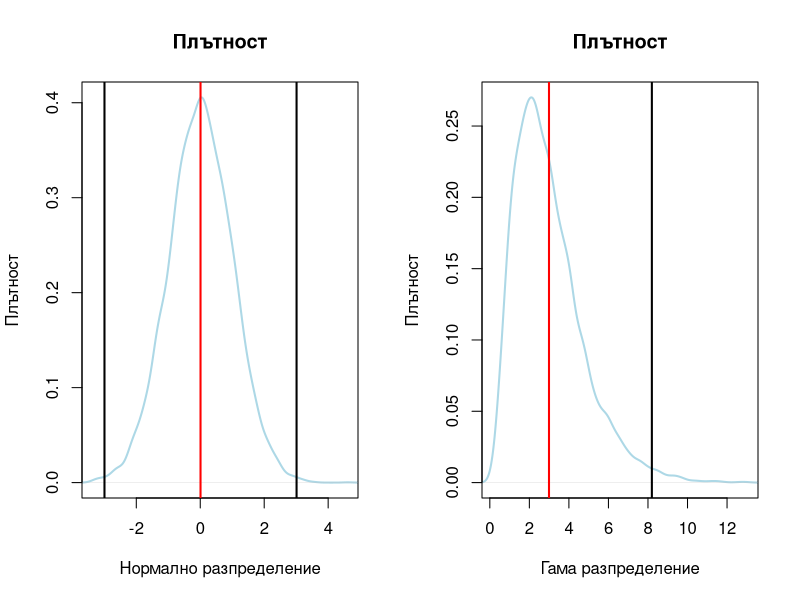
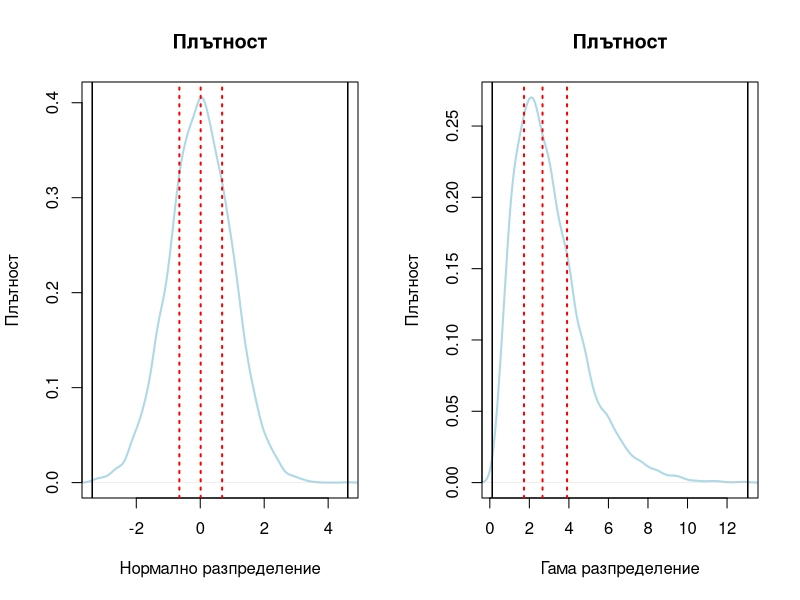
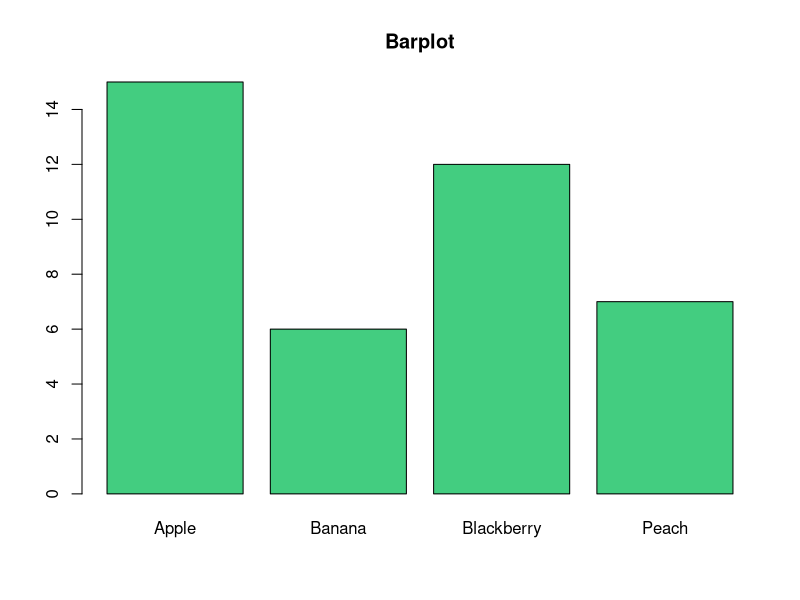
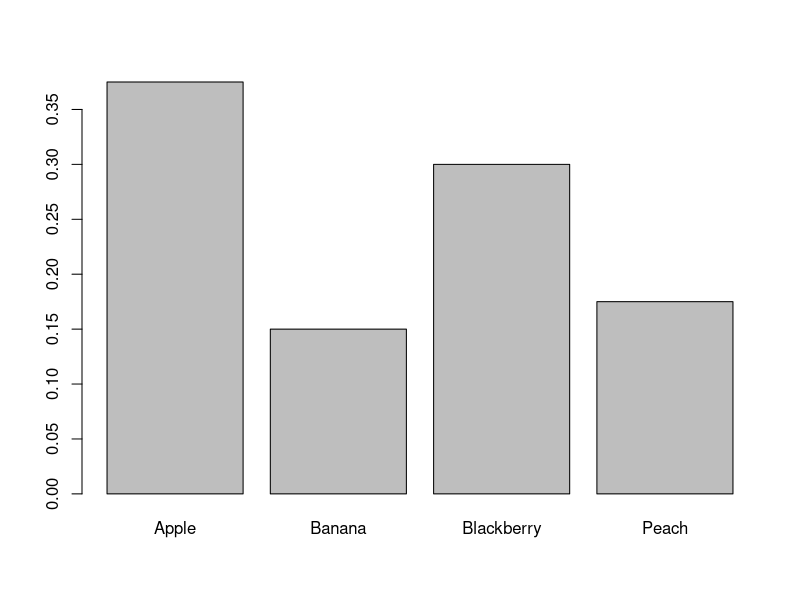
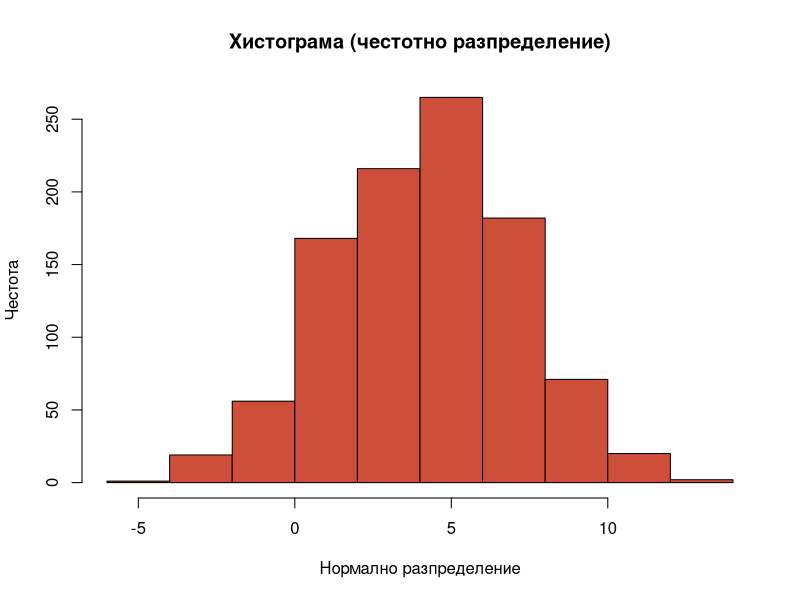
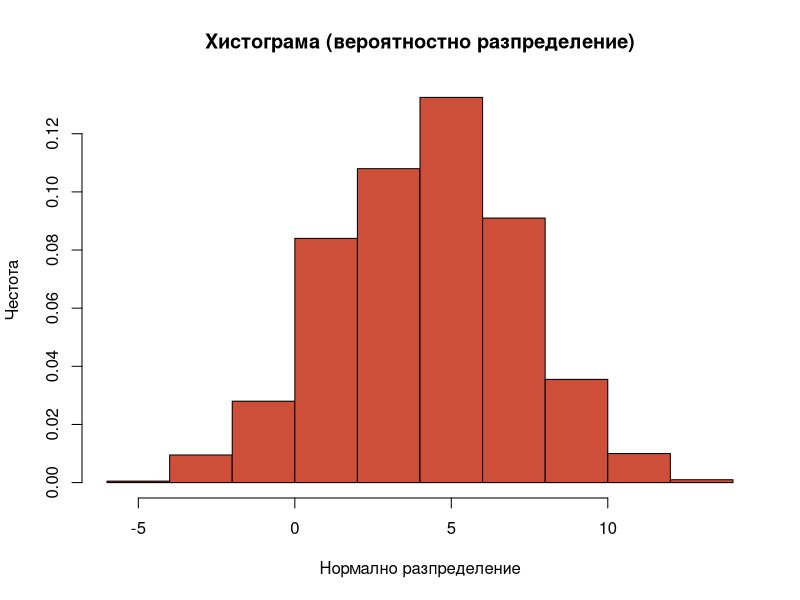
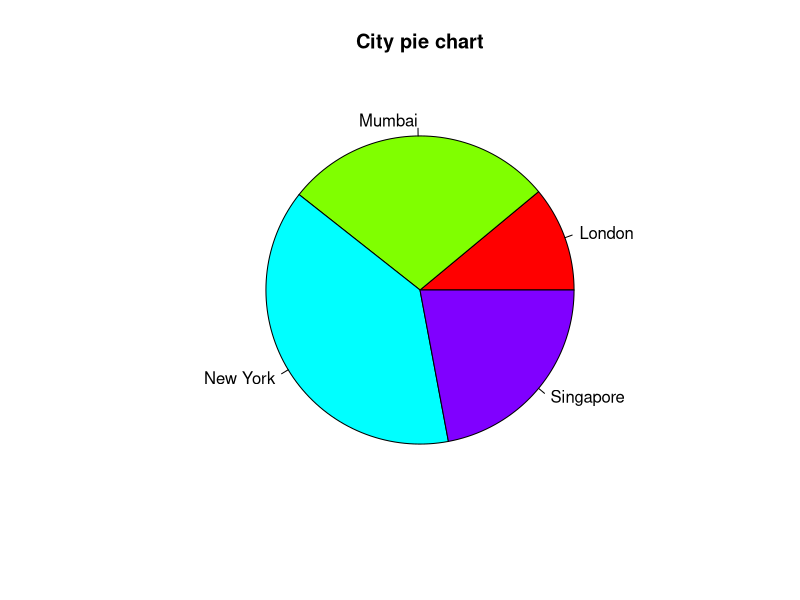
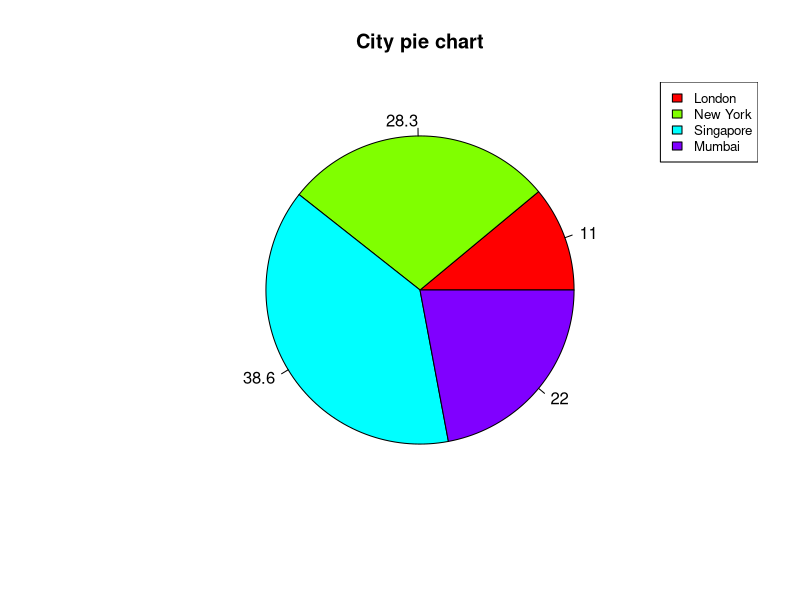

These charts were generated, in order, by the following R code:

#               Вариация

team1 <- c(72, 73, 76, 76, 78)
team2 <- c(67, 72, 76, 76, 84)
basketball_teams <- data.frame(team1, team2)


#       3. Оценка на вариацията на разпределение


#   Преди да започнем с изследването на разсейването, първо ще видим какво е очакването
colMeans(basketball_teams)  #   Взимаме средните на стойностите по колони
apply(basketball_teams, 2, mean)    #   Еквивалентно на горния ред


#       Като цело се избягват заключенията само на база средните стойности или други оценки за 
#   локацията на разпределенията (ще наблегнем на това при оценките на хипотезите). 
#       И при двета отбора средните стойности са равни - 75. това не означава, че двата отбора 
#   са близки относно разпределението на височината им. В частност, височината при играчите на
#   втория отбор варира много повече от тази на първия. В следващата секция ще разгледаме как
#   можем да оженим вариацията.



#            3.1. Обхват (Range) - максималната стойност - минималната стойност

rangeFunction <- function(x) {
    max(x) - min(x)
}

rangeFunction(basketball_teams$team1)   
rangeFunction(basketball_teams$team2) 
#   както можем да видим от резултатите, при първия отбор имаме разлика от 6 инча, докато при втория - 17


#            3.2. Вариация (дисперсия) и стандартно отклонение


#	За разлика от обхвата, стандартното отклонение взема под внимамнеи всички наблюдения.
#	Стандартното отклонение е оценка на вариацията, която показва колко далече са наблюденията от очакването

#	    Стандартното отклонение е предпочитана оценка за вариацията, когато среднатото се използва за оценка 
#   на локацията (центъра) на разпределението.

#	Вариацията (дисперсията) се изчислява по формулата по-долу:
variationFunction <- function(x) {
    x_mean <- sum(x)/length(x)
    x_minus_xMean <- x - x_mean
    x_minus_xMean_2 <- x_minus_xMean^2
 
    sum(x_minus_xMean_2) / (length(x) - 1)
}


#   Вариацията има функция в базовия пакет на R
variationFunction(basketball_teams$team1)
var(basketball_teams$team1)
var(basketball_teams$team2)

#       При тестването на хипотези и при определянето на доверителните интервали се използва 
#   стандардартното отклонение. Стандартното отклонение е производно на вариацяита и представлява
#   корен квадратен от дисперсията.

sqrt(variationFunction(basketball_teams$team1))
sd(basketball_teams$team1)
sd(basketball_teams$team2)

#       Правилото на Чебишев, което е валидно за всички множества, ни казва, че 89% от наблюденията
#   лежат в интервала (X_mean - 3*X_std; X_mean + 3*X_std), където X_mean - средната стойност и 
#   X_std - стандартното отклонение.
#       При камбановидна форма на разпределението, този процент достига до 99.7


N <- 10^4
set.seed(94171)
dist1 <- rnorm(N)
dist2 <- rgamma(N, 3)


par(mfrow = c(1, 2))
plot(density(dist1), lwd = 2, main = "Плътност", xlab = "Нормално разпределение", 
     ylab = "Плътност", col = "lightblue", xlim = range(dist1))
mu <- mean(dist1);  sigma <- sd(dist1)
abline(v = c(mu - 3*sigma, mu, mu + 3*sigma), lwd = 2, col = c("black", "red", "black"))

plot(density(dist2), lwd = 2, main = "Плътност", xlab = "Гама разпределение", 
     ylab = "Плътност", col = "lightblue", xlim = range(dist2))
mu <- mean(dist2);  sigma <- sd(dist2)
abline(v = mu + c(-3, 0, 3)*sigma, lwd = 2, col = c("black", "red", "black"))
par(mfrow = c(1, 1))

mu <- mean(dist2);  sigma <- sd(dist2)
round(sum(dist2 >= mu - 3*sigma & dist2 <= mu + 3*sigma)*100/N, 2)


#            3.3. The five number summary

#    fivenum() -> min, 1st quartile, median(2nd quartile), 3rd quartile, max
#    sumamry() -> min, 1st quartile, median(2nd quartile), mean, 3rd quartile, max

summary(dist1)
fivenum(dist1)



par(mfrow = c(1, 2))
plot(density(dist1), lwd = 2, main = "Плътност", xlab = "Нормално разпределение", 
     ylab = "Плътност", col = "lightblue", xlim = range(dist1))
abline(v = fivenum(dist1), lwd = c(1.5, rep(2, 3), 1.5), col = c("black", "red", "red", "red", "black"), 
       lty = c(1, rep(3, 3), 1))

plot(density(dist2), lwd = 2, main = "Плътност", xlab = "Гама разпределение", 
     ylab = "Плътност", col = "lightblue", xlim = range(dist2))
abline(v = fivenum(dist2), lwd = c(1.5, rep(2, 3), 1.5), col = c("black", "red", "red", "red", "black"), 
       lty = c(1, rep(3, 3), 1))

par(mfrow = c(1, 1))


#            3.4. Interquartile Range и MAD
#      Тези два вида оценки на дисперсията е препоръчително да се използват, когато за оценка на центъра
#   на разпределението се използва медианата. И двете оценки се водят "стабилни" към екстремалните стойности


#       Nielsen Company е публикувала информация колко часа седмично американците прекарват пред телевизора.  
#   Това е извадка от 20 човека
tv_viewing_times <- c(25, 41, 27, 32, 43, 66, 35, 31, 15, 5, 34, 26, 32, 38, 16, 30, 38, 30, 20, 21)

#       За да покажем как екстремалните стойности влияят върху част от оценките ще добавим голяма стойност,
#   например 240 часа
tv_viewing_times_new <- c(tv_viewing_times, 240)



#   Интерквартилния обхват се изчислява като разлика между 3-ти квартил и 1-ви квартил
summary(tv_viewing_times)
summary(tv_viewing_times)[c(2, 5)]
diff(summary(tv_viewing_times)[c(2, 5)])

#   Базовата функция в R се казва IQR()
IQR(tv_viewing_times)



IQR(tv_viewing_times)
IQR(tv_viewing_times_new)
#   Както се вижда няма кой знае колко голяма промяна след добаяването на екстремалната стойност

#   Какво обаче би станало, ако използваме стандартното отклонение?
sd(tv_viewing_times)
sd(tv_viewing_times_new)
#   Разликата скача в пъти

#       Ето защо при наличието на екстремуми е по-разумно да използваме медианата за оценка на центъра и 
#   IQR или mad за оценка на дисперсията

#   MAD
#       Оценката MAD представлява медианата на вектора с абсолютните стойности от разлики от стойността и 
#   медианата на самия вектор. Резултатът е умножен по 1.4826
#   Формулата е записана по-долу
X_median <- median(tv_viewing_times_new)
X_median
X_diff <- abs(tv_viewing_times_new - X_median)
X_diff
median(X_diff)*1.4826

mad(tv_viewing_times_new)



#   - Добре, при оценката на вариацията имаме значима промяна. Как ли стоят нещата с оценките за центъра?
#   - Екстремумите оказват влияние и при оценката за центъра. Ето защо, при наличие на такива стойности,
#   предпочитаме да използваме медианата, вместо средната стойност.

mean(tv_viewing_times)
mean(tv_viewing_times_new)

median(tv_viewing_times)
median(tv_viewing_times_new)
#   Разликата е очевидна

#   - Между другото имаме и други опции при наличието на екстремални стойности - bootstrap метод и 
#   trimmed mean. За съжаление, няма да можем да се запознаем в курса с bootstrap, но ви го препоръчвам.

#       Какво прави trim опцията? Тя премахва по част от най-големите и най-малките стойности. 
#   В нашия случай, ние сме посочили, че искаме да махмен 5% от най-големите и най-малките стойности.
#   Тоест ще вземем 5/2 = 2.5% от най-малките стойности и 2.5 от най-големите.
mean(tv_viewing_times, trim = 0.05)
mean(tv_viewing_times_new, trim = 0.05)
#   Както виждаме стойностите са близки







#       4. Графично представяне на разпределение
#           4.1.    Barplot
#   Използваме barplot, когато искаме да представим честотното разпределение на категорийни променливи
set.seed(4012)
fruits <- sample(x = c("Apple", "Banana", "Blackberry", "Peach"), size = 40, replace = T, 
                 prob = c(0.4, 0.1, 0.3, 0.2))

tt <- table(fruits);    tt
barplot(height = tt, col = "seagreen3", main = "Barplot") 
?barplot
#   height - приема вектор или матрица с числови стойности като вход. Стойностите могат да бъдат и отрицателни
#   main - заглавие на графиката
#   col - цвят на стълбовете
#           Тези параметри са основни и ги има и при другите графики 

barplot(prop.table(tt))



#           4.2.    Хистограма 
#   Използваме хистограма, когато искаме да представим разпределението на непрекъснати променливи
set.seed(7821)
r1 <- rnorm(n = 10^3, mean = 4, sd = 3)
hist(r1, main = "Хистограма (честотно разпределение)", xlab = "Нормално разпределение", ylab = "Честота",
     col = "tomato3")
hist(r1, main = "Хистограма (вероятностно разпределение)", xlab = "Нормално разпределение", ylab = "Честота",
     col = "tomato3", prob = T)

colors()    #   различни видове цветове, които се подържат от базовия пакет в R



#           4.3.    Piechart
#   Използваме piechart-, когато боравим с категорийни променливи и искаме да 
#   изобразим процентното им разпределение
cities <- c(rep("London", 14), rep("New York", 49), rep("Singapore", 28), rep("Mumbai", 36))
cities.table <- table(cities)

pie(cities.table, main = "City pie chart", col = rainbow(length(cities.table)))

#       Броя на цветовете е хубаво да бъде равен на броя на категориите. В противен случай два сигмента
#   ще бъдат оцветени в един и същи цвят.
           
piepercent<- round(100*cities.table/sum(cities.table), 1)


pie(cities.table, labels = piepercent, main = "City pie chart", col = rainbow(n = length(cities.table)))
#   rainbow(n) - връща n на брой цветове, произтичащи от дъгата

legend(x = "topright", legend = c("London","New York","Singapore","Mumbai"), cex = 0.8,
       fill = rainbow(length(cities.table)))
?legend
#   x - разположение на графиката - може да слагате както координати, така и да описвате позицията
#   legend - имената на категориите
#   cex - големината на текста
#   fill - цвета, на който отговаря текста в легендата


           
#           4.4.    Boxplot
#   При едномерния анализ, boxplot-а се използва, за да откриване на потенциални outlier-и.
tv_viewing_times <- c(25, 41, 27, 32, 43, 66, 35, 31, 15, 5, 34, 26, 32, 38, 16, 30, 38, 30, 20, 21)
tv_viewing_times_new <- c(tv_viewing_times, 240)

par(mfrow = c(1, 2))
    boxplot(tv_viewing_times, col = "powderblue", main = "Boxplot", xlab = "TV viewing")
    boxplot(tv_viewing_times_new, horizontal = T, col = "palevioletred", main = "Boxplot", 
            xlab = "TV viewing + outlier")
par(mfrow = c(1, 1))



#           4.5.    Q-Q plot
#       Проверяваме дали стойностите на наблюдаваната променлива се доближават до теоретичните 
#   стойности на някое разпределение.

emp <- c(19.14, 6.29, 17.02, 6.13, 1.63, 18.78, 9.43, 11.21, 2.89, 9.52, 9.49, 4.83, 13.26, -0.96, 
         5.12, 1.39, 6.76, 2.1, 4.32, 1.38, 10.7, 9.01, 4.73, 11.59, 7.22, 1.53, 8.36, 10.91, 6.49, 
         3.69, 2.06, 15.92, 16.76, 18.13, 10.22, 19.25, 9.65, 17.75, 2.52, 1.24, 18.51, 11.52, 14.67, 
         12.65, 11.22, 27.78, 1.76, 9.64, 11.42, 12.29)

d1 <- rnorm(n = 10^2, mean = mean(emp), sd = sd(emp))
d2 <- rcauchy(n = 10^2, location = mean(emp), scale = sd(emp))


par(mfrow = c(1, 2))
qqplot(emp, d1, ylab = "theoretical distribution", main = "Check for normal distr")
abline(a = 0, b = 1)

qqplot(emp, d2, ylab = "theoretical distribution", main = "Check for cauchy distr")
abline(a = 0, b = 1)
par(mfrow = c(1, 1))

#   abline() - чертае права линия
#   a - изместване по Х, b - ъгъл на правата, v - вертикална линия, h - хоризонтална линия

